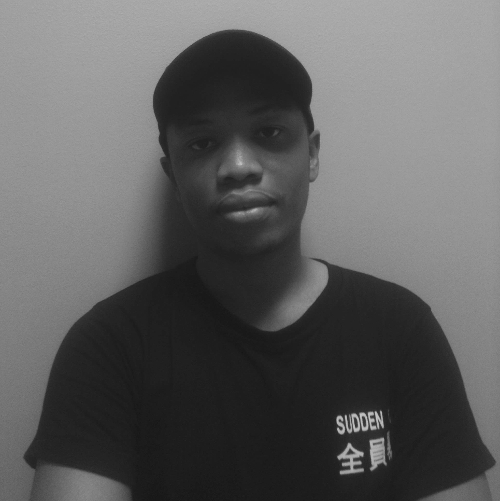
#> input picture OpenCV/images/me.jpg, 500 x 501 px
$ python draw_and_write_on_image.py
#> lines starting #> are read from the running program, lines starting #| are printed output that depends on the picture
import cv2

img = cv2.imread('./images/me.jpg', cv2.IMREAD_COLOR)
#> img is the input picture: shape (501, 500, 3); min 21, max 197, mean 94.5
cv2.line(img, (0, 0), (150, 150), (0, 255, 255), 5)
cv2.rectangle(img, (20, 20), (300, 300), (255, 0, 255), 10)
cv2.circle(img, (350, 350), 100, (255, 255, 0), 5)

font = cv2.FONT_HERSHEY_SIMPLEX
cv2.putText(img, 'Nicholas Kajoh', (5, 400), font, 2, (0, 0, 255), 5)
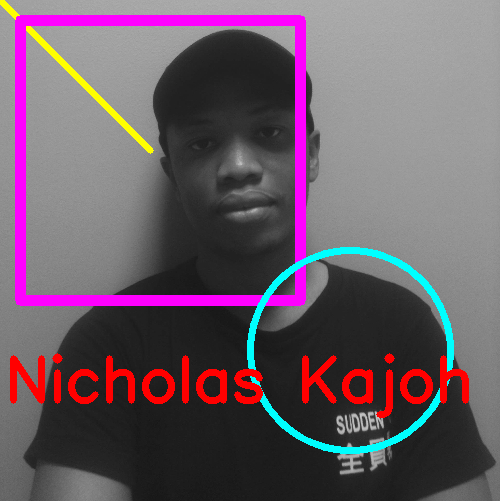
#> img: shape (501, 500, 3); mean B, G, R 102, 90.9, 106.9

cv2.imshow('Nicholas Kajoh', img)
cv2.waitKey(0)
cv2.destroyAllWindows()
